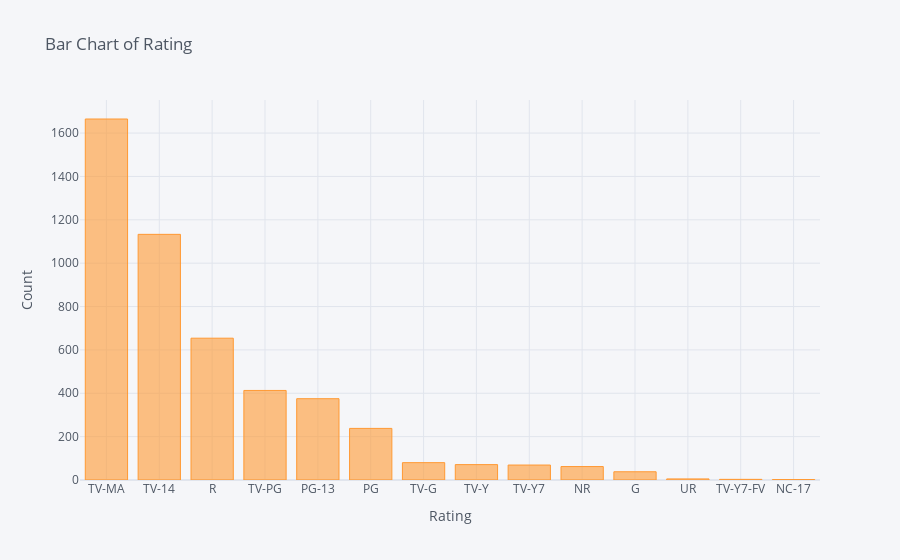

The cell this chart's notebook holds for it:
### Code cell
df['rating'].value_counts().iplot(kind='bar',xTitle='Rating',yTitle='Count',title='Bar Chart of Rating')

### Figure 1 — Plotly figure (JSON) as saved in the notebook; plotly's stock layout.template omitted (floating-point values rounded to 4 significant figures)
{"data": [{"marker": {"color": "rgba(255, 153, 51, 0.6)", "line": {"color": "rgba(255, 153, 51, 1.0)", "width": 1}}, "name": "rating", "orientation": "v", "text": "", "type": "bar", "x": ["TV-MA", "TV-14", "R", "TV-PG", "PG-13", "PG", "TV-G", "TV-Y", "TV-Y7", "NR", "G", "UR", "TV-Y7-FV", "NC-17"], "y": [1665, 1133, 654, 413, 375, 238, 80, 71, 69, 62, 38, 5, 3, 2]}], "layout": {"legend": {"bgcolor": "#F5F6F9", "font": {"color": "#4D5663"}}, "paper_bgcolor": "#F5F6F9", "plot_bgcolor": "#F5F6F9", "title": {"font": {"color": "#4D5663"}, "text": "Bar Chart of Rating"}, "xaxis": {"gridcolor": "#E1E5ED", "showgrid": true, "tickfont": {"color": "#4D5663"}, "title": {"font": {"color": "#4D5663"}, "text": "Rating"}, "zerolinecolor": "#E1E5ED"}, "yaxis": {"gridcolor": "#E1E5ED", "showgrid": true, "tickfont": {"color": "#4D5663"}, "title": {"font": {"color": "#4D5663"}, "text": "Count"}, "zerolinecolor": "#E1E5ED"}}}
